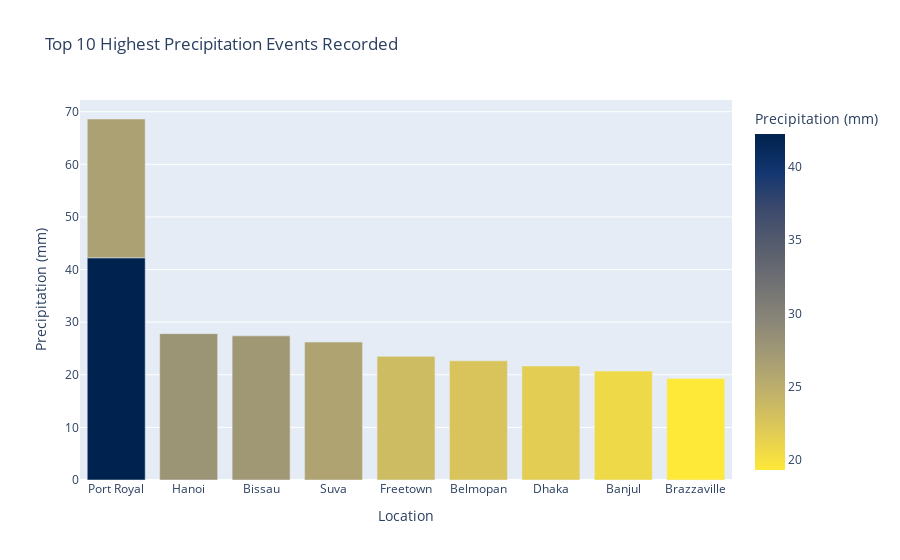

Here is the notebook cell this chart was saved with:
### Code cell
# Visualization 2: Top 10 Highest Precipitation Events (Interactive Bar Chart)
top_10_precip = df_cleaned.nlargest(10, 'precip_mm')
fig_precip = px.bar(top_10_precip,
                    x='location_name',
                    y='precip_mm',
                    color='precip_mm',
                    hover_data=['country', 'condition_text'],
                    labels={'precip_mm': 'Precipitation (mm)', 'location_name': 'Location'},
                    title='Top 10 Highest Precipitation Events Recorded',
                    color_continuous_scale='Cividis_r')
fig_precip.show()

### Figure 1 — Plotly figure (JSON) as saved in the notebook; plotly's stock layout.template omitted (floating-point values rounded to 4 significant figures)
{"data": [{"customdata": [["Jamaica", "Partly cloudy"], ["Vietnam", "Heavy rain at times"], ["Guinea-Bissau", "Partly cloudy"], ["Jamaica", "Partly cloudy"], ["Fiji Islands", "Moderate rain"], ["Sierra Leone", "Moderate rain"], ["Belize", "Heavy rain"], ["Bangladesh", "Heavy rain"], ["Gambia", "Partly cloudy"], ["Congo", "Moderate or heavy rain with thunder"]], "hovertemplate": "Location=%{x}<br>Precipitation (mm)=%{marker.color}<br>country=%{customdata[0]}<br>condition_text=%{customdata[1]}<extra></extra>", "legendgroup": "", "marker": {"color": [42.24, 27.82, 27.4, 26.38, 26.22, 23.51, 22.65, 21.67, 20.71, 19.31], "coloraxis": "coloraxis", "pattern": {"shape": ""}}, "name": "", "orientation": "v", "showlegend": false, "textposition": "auto", "type": "bar", "x": ["Port Royal", "Hanoi", "Bissau", "Port Royal", "Suva", "Freetown", "Belmopan", "Dhaka", "Banjul", "Brazzaville"], "xaxis": "x", "y": [42.24, 27.82, 27.4, 26.38, 26.22, 23.51, 22.65, 21.67, 20.71, 19.31], "yaxis": "y"}], "layout": {"barmode": "relative", "coloraxis": {"colorbar": {"title": {"text": "Precipitation (mm)"}}, "colorscale": [[0, "#fee838"], [0.1111, "#e1cc55"], [0.2222, "#c3b369"], [0.3333, "#a59c74"], [0.4444, "#8a8678"], [0.5556, "#707173"], [0.6667, "#575d6d"], [0.7778, "#3b496c"], [0.8889, "#123570"], [1, "#00224e"]]}, "legend": {"tracegroupgap": 0}, "title": {"text": "Top 10 Highest Precipitation Events Recorded"}, "xaxis": {"anchor": "y", "domain": [0, 1], "title": {"text": "Location"}}, "yaxis": {"anchor": "x", "domain": [0, 1], "title": {"text": "Precipitation (mm)"}}}}
